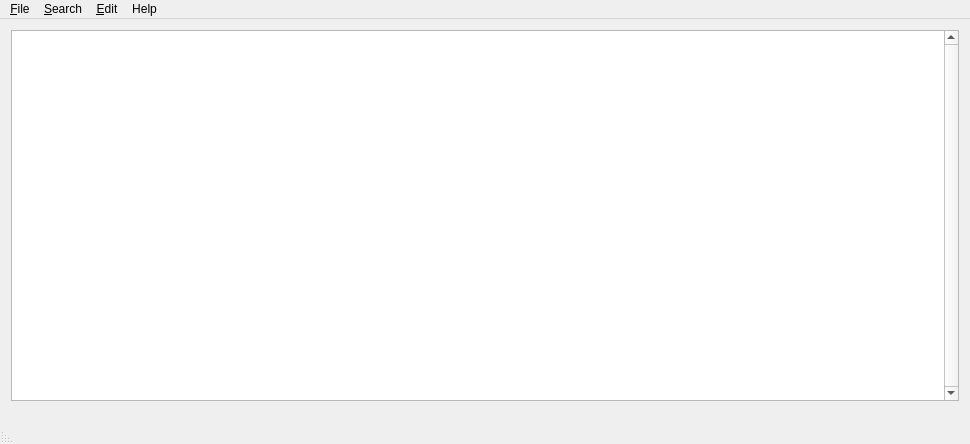
<?xml version="1.0" encoding="UTF-8"?>
<ui version="4.0">
 <class>MainWindow</class>
 <widget class="QMainWindow" name="MainWindow">
  <property name="geometry">
   <rect>
    <x>0</x>
    <y>0</y>
    <width>970</width>
    <height>444</height>
   </rect>
  </property>
  <property name="sizePolicy">
   <sizepolicy hsizetype="Fixed" vsizetype="Fixed">
    <horstretch>0</horstretch>
    <verstretch>0</verstretch>
   </sizepolicy>
  </property>
  <property name="windowTitle">
   <string>Easy Notepad</string>
  </property>
  <property name="windowIcon">
   <iconset resource="Icon.qrc">
    <normaloff>:/icon-image.png</normaloff>:/icon-image.png</iconset>
  </property>
  <property name="accessibleName">
   <string>Easy Notepad</string>
  </property>
  <property name="accessibleDescription">
   <string>Easy Notepad</string>
  </property>
  <widget class="QWidget" name="centralWidget">
   <layout class="QHBoxLayout" name="horizontalLayout">
    <item>
     <widget class="SafeTextEdit" name="textEdit">
      <property name="accessibleName">
       <string>Easy Notepad</string>
      </property>
      <property name="verticalScrollBarPolicy">
       <enum>Qt::ScrollBarAlwaysOn</enum>
      </property>
      <property name="horizontalScrollBarPolicy">
       <enum>Qt::ScrollBarAlwaysOff</enum>
      </property>
      <property name="textInteractionFlags">
       <set>Qt::TextEditable|Qt::TextSelectableByKeyboard</set>
      </property>
     </widget>
    </item>
   </layout>
  </widget>
  <widget class="QMenuBar" name="menuBar">
   <property name="geometry">
    <rect>
     <x>0</x>
     <y>0</y>
     <width>970</width>
     <height>23</height>
    </rect>
   </property>
   <widget class="QMenu" name="menu_File">
    <property name="title">
     <string>&amp;File</string>
    </property>
    <widget class="QMenu" name="menuKeyAndPassword">
     <property name="title">
      <string>Key and Password</string>
     </property>
     <addaction name="actionSet_Encryption_Key"/>
     <addaction name="actionChange_Password"/>
     <addaction name="action_Logout"/>
    </widget>
    <addaction name="action_Open"/>
    <addaction name="action_Save"/>
    <addaction name="action_Email"/>
    <addaction name="separator"/>
    <addaction name="actionRename_File"/>
    <addaction name="action_Move_File"/>
    <addaction name="action_Delete"/>
    <addaction name="action_Undelete"/>
    <addaction name="separator"/>
    <addaction name="menuKeyAndPassword"/>
    <addaction name="separator"/>
    <addaction name="action_SetAsDefault"/>
    <addaction name="separator"/>
    <addaction name="actionE_xit"/>
   </widget>
   <widget class="QMenu" name="menu_Search">
    <property name="title">
     <string>&amp;Search</string>
    </property>
    <addaction name="action_Find"/>
    <addaction name="actionFind_Next"/>
    <addaction name="separator"/>
    <addaction name="actionFind_Global"/>
    <addaction name="actionFind_Old"/>
   </widget>
   <widget class="QMenu" name="menu_Edit">
    <property name="title">
     <string>&amp;Edit</string>
    </property>
    <addaction name="action_Insert_Template"/>
   </widget>
   <widget class="QMenu" name="menuHelp">
    <property name="title">
     <string>Help</string>
    </property>
    <addaction name="action_Help"/>
    <addaction name="action_About"/>
   </widget>
   <addaction name="menu_File"/>
   <addaction name="menu_Search"/>
   <addaction name="menu_Edit"/>
   <addaction name="menuHelp"/>
  </widget>
  <widget class="QStatusBar" name="statusBar">
   <property name="minimumSize">
    <size>
     <width>0</width>
     <height>32</height>
    </size>
   </property>
   <property name="maximumSize">
    <size>
     <width>16777215</width>
     <height>32</height>
    </size>
   </property>
   <property name="layoutDirection">
    <enum>Qt::RightToLeft</enum>
   </property>
  </widget>
  <action name="action_Save">
   <property name="text">
    <string>&amp;Save</string>
   </property>
   <property name="shortcut">
    <string>Ctrl+S</string>
   </property>
  </action>
  <action name="action_Delete">
   <property name="text">
    <string>&amp;Delete File</string>
   </property>
  </action>
  <action name="actionE_xit">
   <property name="text">
    <string>E&amp;xit</string>
   </property>
  </action>
  <action name="action_Find">
   <property name="text">
    <string>&amp;Find First</string>
   </property>
   <property name="shortcut">
    <string>Ctrl+F</string>
   </property>
  </action>
  <action name="actionFind_Next">
   <property name="text">
    <string>Find &amp;Next</string>
   </property>
   <property name="shortcut">
    <string>F3</string>
   </property>
  </action>
  <action name="action_Open">
   <property name="text">
    <string>&amp;Open</string>
   </property>
   <property name="shortcut">
    <string>Ctrl+O</string>
   </property>
  </action>
  <action name="actionFind_Global">
   <property name="text">
    <string>Find &amp;Global</string>
   </property>
   <property name="shortcut">
    <string>Ctrl+G</string>
   </property>
  </action>
  <action name="actionFind_Old">
   <property name="text">
    <string>Find Global (include &amp;All)</string>
   </property>
   <property name="shortcut">
    <string>Ctrl+Shift+G</string>
   </property>
  </action>
  <action name="action_Undelete">
   <property name="text">
    <string>&amp;Undelete File</string>
   </property>
  </action>
  <action name="actionRename_File">
   <property name="text">
    <string>&amp;Rename File</string>
   </property>
   <property name="shortcut">
    <string>Ctrl+R</string>
   </property>
  </action>
  <action name="action_Move_File">
   <property name="text">
    <string>&amp;Move File</string>
   </property>
  </action>
  <action name="action_Insert_Template">
   <property name="text">
    <string>&amp;Insert Template</string>
   </property>
   <property name="shortcut">
    <string>Ctrl+I</string>
   </property>
  </action>
  <action name="action_Copy">
   <property name="text">
    <string>&amp;Copy</string>
   </property>
   <property name="shortcut">
    <string>Ctrl+C</string>
   </property>
  </action>
  <action name="actionCut">
   <property name="text">
    <string>Cut</string>
   </property>
   <property name="shortcut">
    <string>Shift+Del</string>
   </property>
  </action>
  <action name="actionPaste">
   <property name="text">
    <string>Paste</string>
   </property>
   <property name="shortcut">
    <string>Ctrl+V</string>
   </property>
  </action>
  <action name="action_Help">
   <property name="text">
    <string>&amp;Help</string>
   </property>
   <property name="shortcut">
    <string>F1</string>
   </property>
  </action>
  <action name="action_About">
   <property name="text">
    <string>&amp;About</string>
   </property>
  </action>
  <action name="action_Email">
   <property name="text">
    <string>&amp;Attach as Email</string>
   </property>
   <property name="shortcut">
    <string>Ctrl+L</string>
   </property>
  </action>
  <action name="actionSet_Encryption_Key">
   <property name="text">
    <string>Set Encryption Key</string>
   </property>
  </action>
  <action name="actionChange_Password">
   <property name="text">
    <string>Change &amp;Password</string>
   </property>
  </action>
  <action name="action_Logout">
   <property name="text">
    <string>&amp;Logout</string>
   </property>
  </action>
  <action name="action_SetAsDefault">
   <property name="text">
    <string>Set as Default for File Types</string>
   </property>
  </action>
 </widget>
 <layoutdefault spacing="6" margin="11"/>
 <customwidgets>
  <customwidget>
   <class>SafeTextEdit</class>
   <extends>QPlainTextEdit</extends>
   <header>../Lib/safetextedit.h</header>
  </customwidget>
 </customwidgets>
 <resources>
  <include location="Icon.qrc"/>
 </resources>
 <connections/>
</ui>
